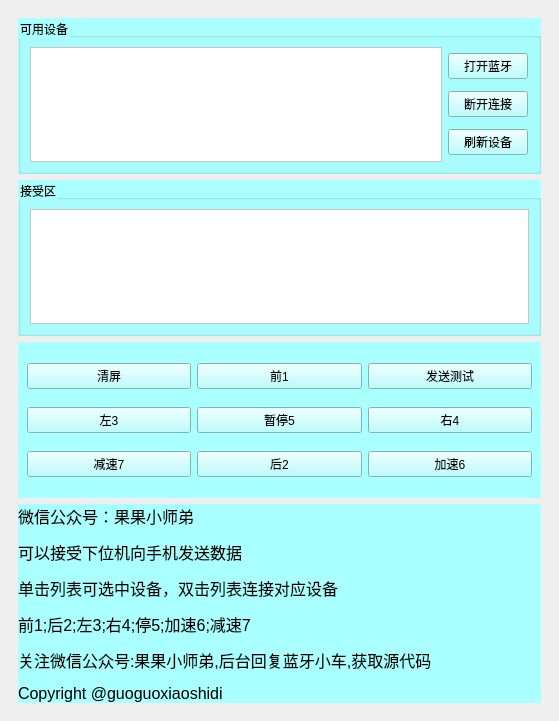
<?xml version="1.0" encoding="UTF-8"?>
<ui version="4.0">
 <class>MainWindow</class>
 <widget class="QMainWindow" name="MainWindow">
  <property name="geometry">
   <rect>
    <x>0</x>
    <y>0</y>
    <width>559</width>
    <height>721</height>
   </rect>
  </property>
  <property name="windowTitle">
   <string>MainWindow</string>
  </property>
  <widget class="QWidget" name="centralwidget">
   <layout class="QVBoxLayout" name="verticalLayout_2">
    <item>
     <widget class="QWidget" name="widget_7" native="true">
      <layout class="QVBoxLayout" name="verticalLayout" stretch="3,3,3,2">
       <item>
        <widget class="QGroupBox" name="groupBox">
         <property name="styleSheet">
          <string notr="true">background-color: rgb(170, 255, 255);</string>
         </property>
         <property name="title">
          <string>可用设备</string>
         </property>
         <layout class="QHBoxLayout" name="horizontalLayout_6" stretch="0,0">
          <property name="rightMargin">
           <number>10</number>
          </property>
          <item>
           <widget class="QListWidget" name="listWidget">
            <property name="styleSheet">
             <string notr="true">background-color: rgb(255, 255, 255);
font: 13pt &quot;微软雅黑&quot;;</string>
            </property>
           </widget>
          </item>
          <item>
           <layout class="QVBoxLayout" name="verticalLayout_3">
            <item>
             <widget class="QPushButton" name="pushButton_openBLE">
              <property name="text">
               <string>打开蓝牙</string>
              </property>
             </widget>
            </item>
            <item>
             <widget class="QPushButton" name="pushButton_closeBLE">
              <property name="text">
               <string>断开连接</string>
              </property>
             </widget>
            </item>
            <item>
             <widget class="QPushButton" name="pushButton_upDateBLE">
              <property name="text">
               <string>刷新设备</string>
              </property>
             </widget>
            </item>
           </layout>
          </item>
         </layout>
        </widget>
       </item>
       <item>
        <widget class="QGroupBox" name="groupBox_2">
         <property name="styleSheet">
          <string notr="true">background-color: rgb(170, 255, 255);</string>
         </property>
         <property name="title">
          <string>接受区</string>
         </property>
         <layout class="QHBoxLayout" name="horizontalLayout_5" stretch="8">
          <item>
           <widget class="QTextBrowser" name="textBrowser_receive">
            <property name="styleSheet">
             <string notr="true">background-color: rgb(255, 255, 255);
font: 13pt &quot;微软雅黑&quot;;</string>
            </property>
           </widget>
          </item>
         </layout>
        </widget>
       </item>
       <item>
        <widget class="QWidget" name="widget_6" native="true">
         <property name="styleSheet">
          <string notr="true">background-color: rgb(170, 255, 255);</string>
         </property>
         <layout class="QGridLayout" name="gridLayout">
          <item row="1" column="0">
           <widget class="QPushButton" name="pushButton_lift">
            <property name="text">
             <string>左3</string>
            </property>
           </widget>
          </item>
          <item row="2" column="2">
           <widget class="QPushButton" name="pushButton_speedUp">
            <property name="text">
             <string>加速6</string>
            </property>
           </widget>
          </item>
          <item row="2" column="0">
           <widget class="QPushButton" name="pushButton_slowDown">
            <property name="text">
             <string>减速7</string>
            </property>
           </widget>
          </item>
          <item row="2" column="1">
           <widget class="QPushButton" name="pushButton_back">
            <property name="text">
             <string>后2</string>
            </property>
           </widget>
          </item>
          <item row="1" column="2">
           <widget class="QPushButton" name="pushButton_right">
            <property name="text">
             <string>右4</string>
            </property>
           </widget>
          </item>
          <item row="0" column="1">
           <widget class="QPushButton" name="pushButton_forward">
            <property name="text">
             <string>前1</string>
            </property>
           </widget>
          </item>
          <item row="1" column="1">
           <widget class="QPushButton" name="pushButton_stop">
            <property name="text">
             <string>暂停5</string>
            </property>
           </widget>
          </item>
          <item row="0" column="0">
           <widget class="QPushButton" name="pushButton_clearReceive">
            <property name="text">
             <string>清屏</string>
            </property>
           </widget>
          </item>
          <item row="0" column="2">
           <widget class="QPushButton" name="pushButton_sendtest">
            <property name="sizePolicy">
             <sizepolicy hsizetype="Minimum" vsizetype="Fixed">
              <horstretch>0</horstretch>
              <verstretch>0</verstretch>
             </sizepolicy>
            </property>
            <property name="text">
             <string>发送测试</string>
            </property>
           </widget>
          </item>
         </layout>
        </widget>
       </item>
       <item>
        <widget class="QLabel" name="label">
         <property name="styleSheet">
          <string notr="true">background-color: rgb(170, 255, 255);</string>
         </property>
         <property name="text">
          <string>&lt;html&gt;&lt;head/&gt;&lt;body&gt;&lt;p&gt;&lt;span style=&quot; font-size:12pt;&quot;&gt;微信公众号：果果小师弟&lt;/span&gt;&lt;/p&gt;&lt;p&gt;&lt;span style=&quot; font-size:12pt;&quot;&gt;可以接受下位机向手机发送数据&lt;/span&gt;&lt;/p&gt;&lt;p&gt;&lt;span style=&quot; font-size:12pt;&quot;&gt;单击列表可选中设备，双击列表连接对应设备&lt;/span&gt;&lt;/p&gt;&lt;p&gt;&lt;span style=&quot; font-size:12pt;&quot;&gt;前1;后2;左3;右4;停5;加速6;减速7&lt;/span&gt;&lt;/p&gt;&lt;p&gt;&lt;span style=&quot; font-size:12pt;&quot;&gt;关注微信公众号:果果小师弟,后台回复蓝牙小车,获取源代码&lt;/span&gt;&lt;/p&gt;&lt;p&gt;&lt;span style=&quot; font-size:12pt;&quot;&gt;Copyright @guoguoxiaoshidi&lt;/span&gt;&lt;/p&gt;&lt;/body&gt;&lt;/html&gt;</string>
         </property>
         <property name="alignment">
          <set>Qt::AlignLeading|Qt::AlignLeft|Qt::AlignTop</set>
         </property>
         <property name="openExternalLinks">
          <bool>true</bool>
         </property>
        </widget>
       </item>
      </layout>
     </widget>
    </item>
   </layout>
  </widget>
  <widget class="QMenuBar" name="menubar">
   <property name="geometry">
    <rect>
     <x>0</x>
     <y>0</y>
     <width>559</width>
     <height>25</height>
    </rect>
   </property>
  </widget>
 </widget>
 <resources/>
 <connections/>
</ui>
